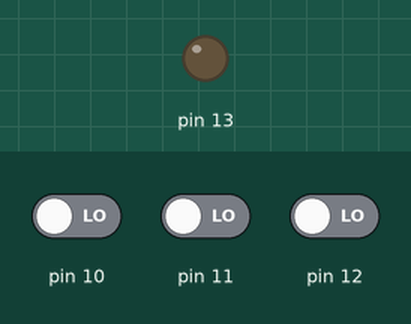
Bench run of a sketch on a simulated Arduino Uno, built with avr-gcc and run on an emulated ATmega328P. Shown: output pins drawn as LEDs (lit = HIGH). The inputs (shaded band) are chosen by the test bench; at power-on: pin 10 LOW, pin 11 LOW, pin 12 LOW.

Above: at 1.2 s.
1.3 s: pin 10 driven HIGH
At 2.5 s:
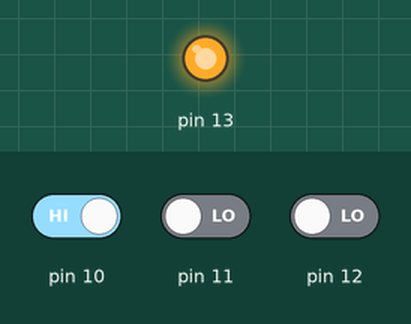
2.8 s: pin 10 driven LOW
At 3.8 s:
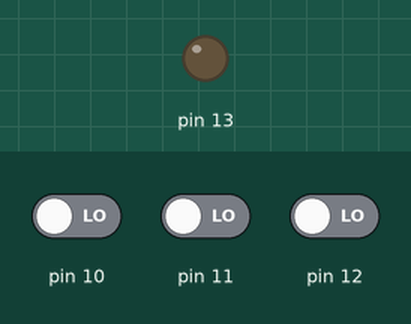
Timing chart, 0 to 5.8 s (numbered marks = the images above; inputs shaded):
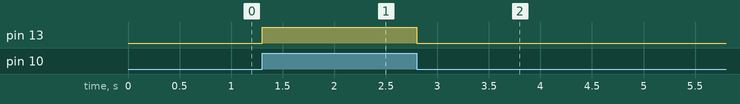

Measured:
- after the input at 1.3 s, pin 13: LOW → HIGH at once
- after the input at 2.8 s, pin 13: HIGH → LOW at once

The sketch:

practica6.ino
```cpp
int a;
int b;
int c;
void setup() {

  pinMode(10, INPUT);
  pinMode(11, INPUT);
  pinMode(12, INPUT);
  pinMode(13, OUTPUT);
}

// the loop function runs over and over again forever
void loop() {
  a=digitalRead(10);
  b=digitalRead(11);
  c=digitalRead(12);
  if((a&&b)||(a&&!b&&!c)){
    digitalWrite(13,HIGH);
  }else{
     digitalWrite(13,LOW);
  }
}
```
